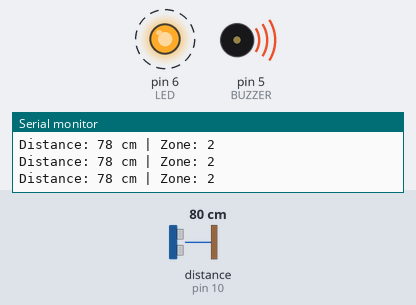
A sketch run on a simulated Arduino Uno, built with avr-gcc and run on an emulated ATmega328P. On the bench: output pins drawn as LEDs (lit = HIGH), buzzer (waves = sounding), the last lines printed to the serial monitor. Wiring (inferred from the names in the program): ultrasonic range finder: trigger pin 9; echo pin 10. Dashed ring = blinking. The test bench sets the inputs (shaded band); at power-on: distance to the obstacle (sensor on pin 10) 80 cm. The echo pulse lasts 58.3 µs per cm; pins used as bus, display or sensor lines are not drawn.

Above: at 1.2 s.
1.3 s: distance to the obstacle (sensor on pin 10) set to 49 cm
4.3 s: distance to the obstacle (sensor on pin 10) set to 40 cm
7.3 s: distance to the obstacle (sensor on pin 10) set to 51 cm
10.3 s: distance to the obstacle (sensor on pin 10) set to 61 cm
At 10.85 s:
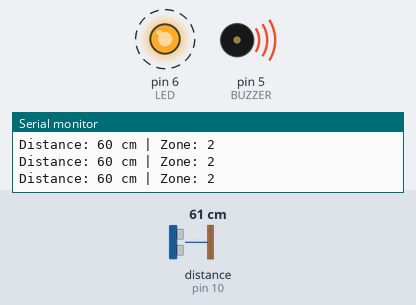
13.3 s: distance to the obstacle (sensor on pin 10) set to 2 cm
At 14.3 s:
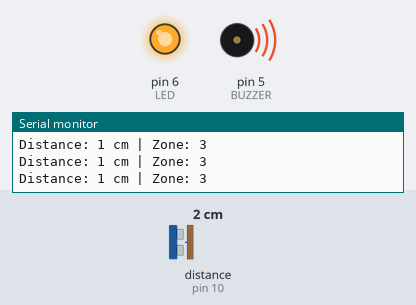
Timing chart, 0 to 15.8 s (numbered marks = the images above; inputs shaded):
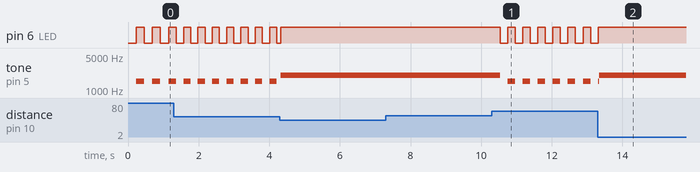

Measured:
- after the input at 10.3 s, pin 6 (LED): alternates HIGH for 0.21 s and LOW for 0.21 s, starting after 0.24 s; tone on pin 5 (BUZZER): alternates 1500 Hz for 0.21 s and silent for 0.21 s, starting after 0.24 s
- after the input at 13.3 s, pin 6 (LED): goes on until 13.3 s, then stays HIGH

The sketch:

BlindPeopleStick.ino
```cpp
// --- Pin Definitions ---
const int TRIG_PIN  = 9;
const int ECHO_PIN  = 10;
const int BUZZER    = 5;
const int LED       = 6;

// --- Distance Thresholds (cm) ---
const int DANGER_DIST  = 50;
const int WARNING_DIST = 100;
const int CAUTION_DIST = 150;

// --- Hysteresis buffer (prevents flickering at zone edges) ---
const int HYSTERESIS = 5;

// --- Beep frequencies (Hz) ---
const int DANGER_FREQ  = 2000;
const int WARNING_FREQ = 1500;
const int CAUTION_FREQ = 800;

// --- State tracking ---
unsigned long previousMillis = 0;
bool          outputState     = false;
int           currentZone     = 0; // 0=safe, 1=caution, 2=warning, 3=danger

// ============================================================
//  Get averaged distance over N readings
// ============================================================
long getDistance() {
  const int SAMPLES = 3;
  long total = 0;

  for (int i = 0; i < SAMPLES; i++) {
    digitalWrite(TRIG_PIN, LOW);
    delayMicroseconds(2);
    digitalWrite(TRIG_PIN, HIGH);
    delayMicroseconds(10);
    digitalWrite(TRIG_PIN, LOW);

    long duration = pulseIn(ECHO_PIN, HIGH, 30000);
    total += (duration == 0) ? 999 : (duration * 0.034 / 2);

    delay(10); // small gap between samples
  }

  return total / SAMPLES;
}

// ============================================================
//  Determine zone with hysteresis
//  Zone only changes if reading crosses threshold by HYSTERESIS
// ============================================================
int getZone(long dist) {
  // Use slightly expanded thresholds to exit a zone (hysteresis)
  if (currentZone == 3) { // currently danger
    if (dist > DANGER_DIST + HYSTERESIS)  return 2;
    return 3;
  }
  if (currentZone == 2) { // currently warning
    if (dist > WARNING_DIST + HYSTERESIS) return 1;
    if (dist < DANGER_DIST  - HYSTERESIS) return 3;
    return 2;
  }
  if (currentZone == 1) { // currently caution
    if (dist > CAUTION_DIST + HYSTERESIS) return 0;
    if (dist < WARNING_DIST - HYSTERESIS) return 2;
    return 1;
  }
  // currently safe (zone 0)
  if (dist < CAUTION_DIST) return 1;
  return 0;
}

// ============================================================
void setup() {
  pinMode(TRIG_PIN, OUTPUT);
  pinMode(ECHO_PIN, INPUT);
  pinMode(BUZZER,   OUTPUT);
  pinMode(LED,      OUTPUT);
  Serial.begin(9600); // optional: for debugging in Serial Monitor
}

// ============================================================
void loop() {
  long dist = getDistance();
  currentZone = getZone(dist);

  Serial.print("Distance: ");
  Serial.print(dist);
  Serial.print(" cm | Zone: ");
  Serial.println(currentZone);

  unsigned long now = millis();

  // --- Zone 0: Safe — everything off ---
  if (currentZone == 0) {
    noTone(BUZZER);
    digitalWrite(LED, LOW);
    outputState = false;
    previousMillis = now; // reset timer cleanly
    return;
  }

  // --- Zone 3: Danger — continuous alarm ---
  if (currentZone == 3) {
    tone(BUZZER, DANGER_FREQ);
    digitalWrite(LED, HIGH);
    outputState = true;
    previousMillis = now; // keep timer reset while in danger
    return;
  }

  // --- Zone 1 & 2: Intermittent beep ---
  int beepInterval = (currentZone == 2) ? 200 : 500;
  int freq         = (currentZone == 2) ? WARNING_FREQ : CAUTION_FREQ;

  if (now - previousMillis >= beepInterval) {
    previousMillis = now;
    outputState = !outputState;

    if (outputState) {
      tone(BUZZER, freq);
      digitalWrite(LED, HIGH);
    } else {
      noTone(BUZZER);
      digitalWrite(LED, LOW);
    }
  }
}
```
